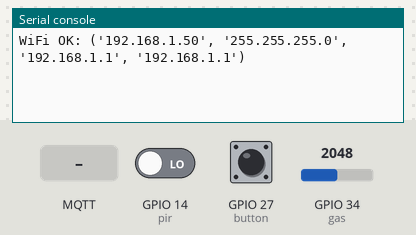
The program below on a simulated ESP32 board running MicroPython. Shown: the last lines printed to the serial console. Inputs (shaded band) come from the test bench; at power-on: GPIO 14 (pir) LOW, GPIO 27 (button) HIGH, GPIO 34 (gas) = 2048 (analog values on the 0–4095 scale). WiFi joins after 1.5 s; no MQTT or app messages arrive unless stated.

Above: at 2.8 s.
2.9 s: MQTT message "1" arrives on the first subscribed topic
At 4.2 s:
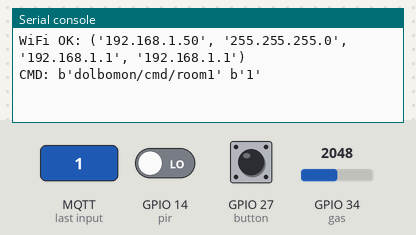
4.5 s: MQTT message "on" arrives on the first subscribed topic
At 5.8 s:
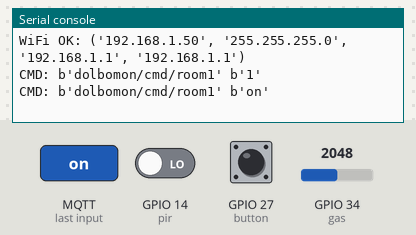
6.1 s: MQTT message "off" arrives on the first subscribed topic
At 6.6 s:
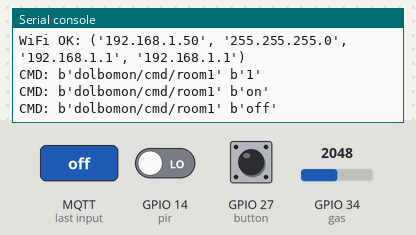

Measured:
- after the input at 2.9 s, the serial console: prints a new line after 0.17 s (image 1)
- after the input at 4.5 s, the serial console: prints a new line after 0.19 s (image 2)
- after the input at 6.1 s, the serial console: prints a new line at once (image 3)

The program:

main.py
```python
# main.py (MicroPython)
import time, machine
from umqtt.simple import MQTTClient

MQTT_HOST = "192.168.0.10"   # 허브 IP
CLIENT_ID = "esp32_room1"
TOPIC_BASE = b"dolbomon/sensor/room1"

pir = machine.Pin(14, machine.Pin.IN)          # PIR
gas = machine.ADC(machine.Pin(34))             # 가스 센서
button = machine.Pin(27, machine.Pin.IN, machine.Pin.PULL_UP)  # 비상버튼

def sub_cb(topic, msg):
    # 예: 조명 명령 수신 시 릴레이 제어 등
    print("CMD:", topic, msg)

c = MQTTClient(CLIENT_ID, MQTT_HOST)
c.set_callback(sub_cb)
c.connect()
c.subscribe(b"dolbomon/cmd/room1")

last_pir = 0
while True:
    # PIR 변화 감지
    v = pir.value()
    if v != last_pir:
        c.publish(TOPIC_BASE + b"/motion", b"1" if v else b"0")
        last_pir = v
    # 가스 센서 간이 임계값
    gv = gas.read()
    if gv > 2000:
        c.publish(TOPIC_BASE + b"/gas", b"ALERT:" + str(gv).encode())
    # 비상 버튼
    if button.value() == 0:
        c.publish(TOPIC_BASE + b"/fall", b"ALERT:BUTTON")
        time.sleep(0.5)
    c.check_msg()
    time.sleep(0.2)
```

boot.py
```python
# boot.py (MicroPython)
import network, time
ssid = 'YOUR_WIFI'
pw = 'YOUR_PASS'
wlan = network.WLAN(network.STA_IF); wlan.active(True); wlan.connect(ssid, pw)
while not wlan.isconnected(): time.sleep(0.5)
print('WiFi OK:', wlan.ifconfig())
```
